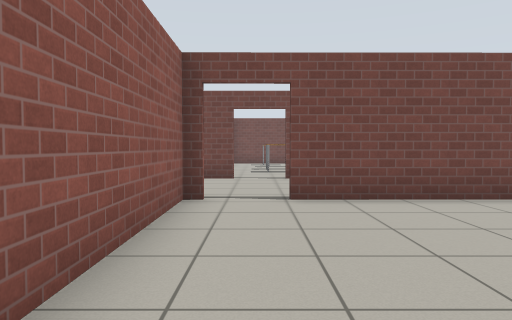
view 1 (above)

24 first-person views from a walk through a world built for the Gazebo simulator. The camera is 0.9 m above the floor, tilts 2° down and sees 70° across. The floor is counted in squares, 1 m on a side. Each view is taken from the middle of a square. On the plan, view 1 faces up. The plan holds only what a view shows up to about 12 squares ahead; the rest is blank. The robots in the file are not drawn. Simple patterns stand in for the simulator's built-in surfaces.

view 2
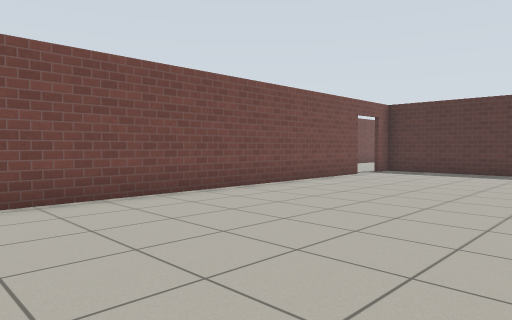

view 3
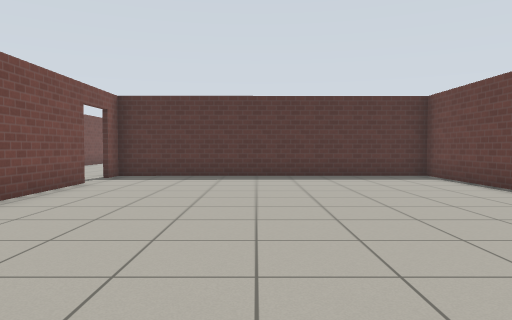

view 4
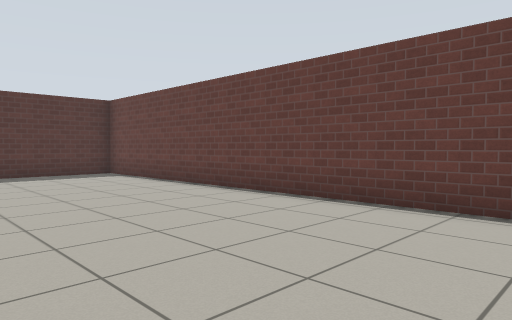

view 5
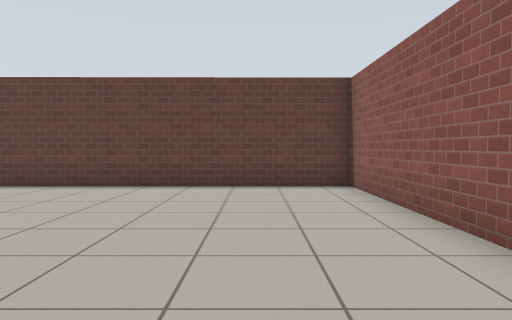

view 6
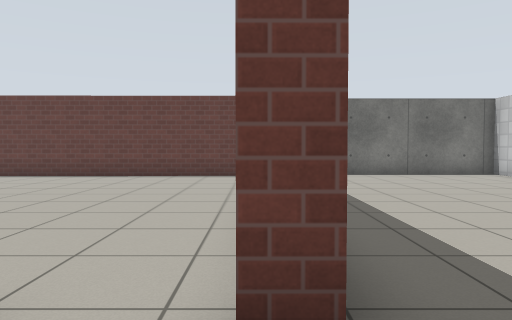

view 7
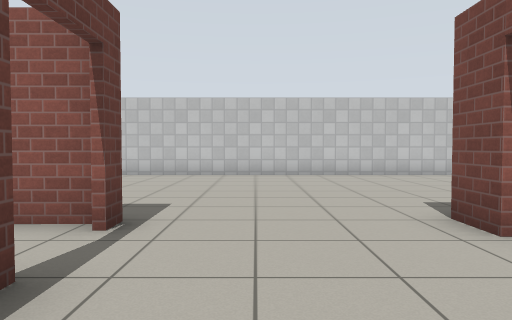

view 8
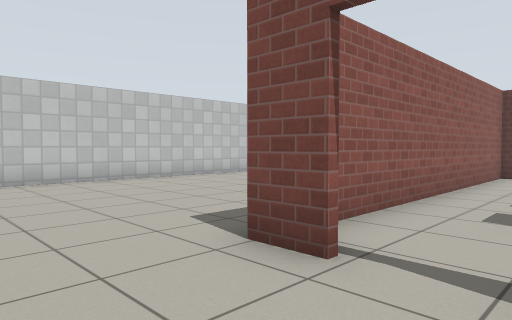

view 9
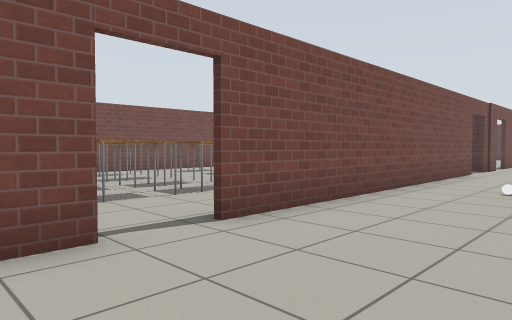

view 10
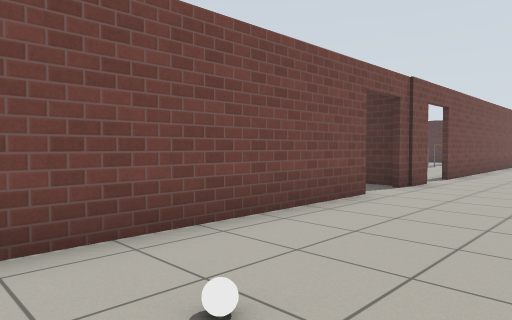

view 11
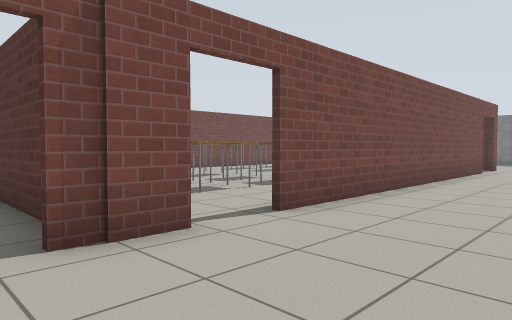

view 12
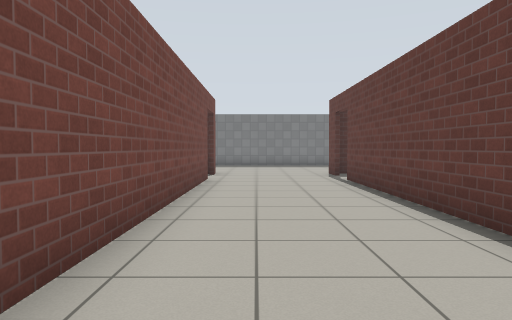

view 13
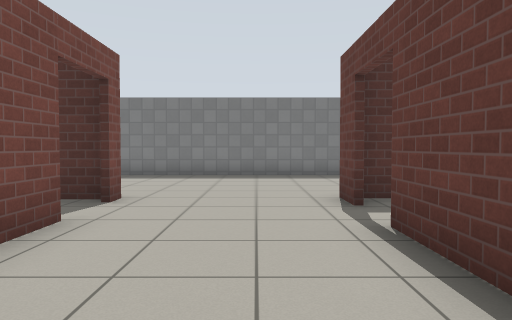

view 14
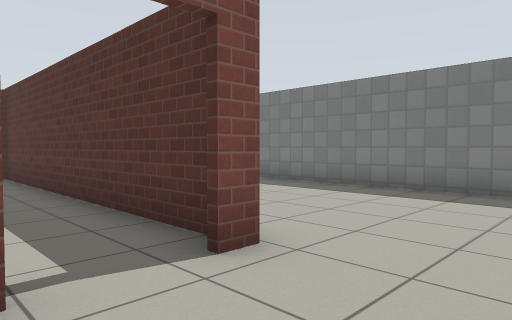

view 15
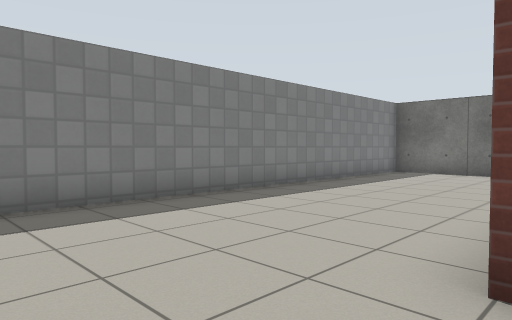

view 16
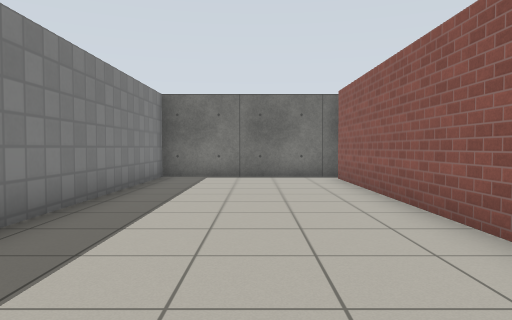

view 17
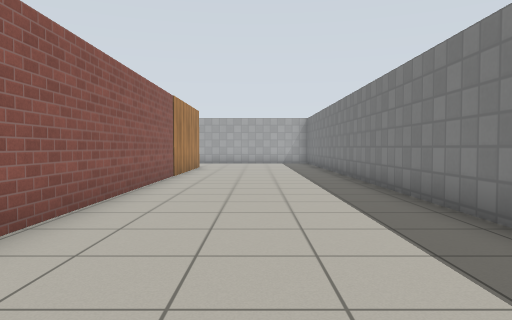

view 18
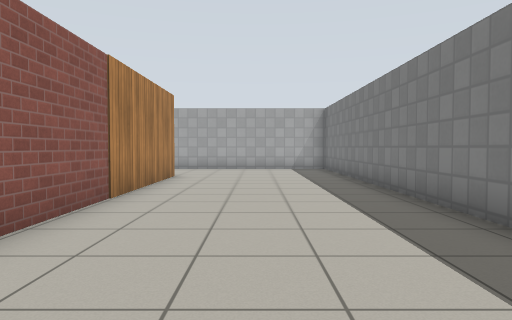

view 19
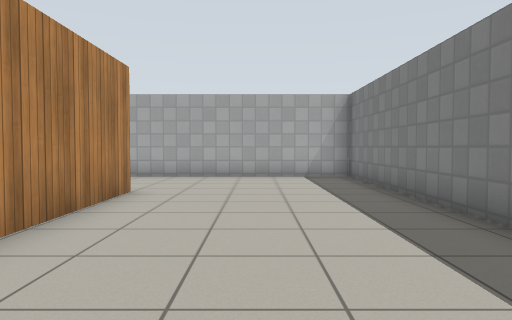

view 20
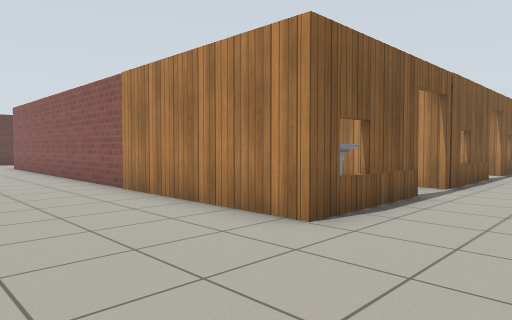

view 21
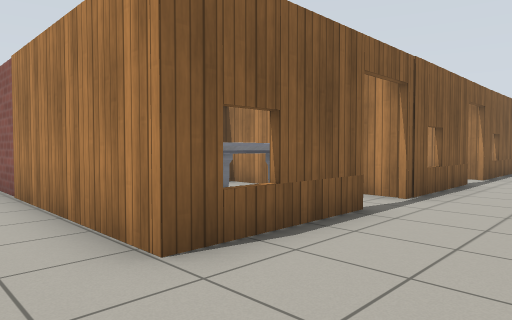

view 22
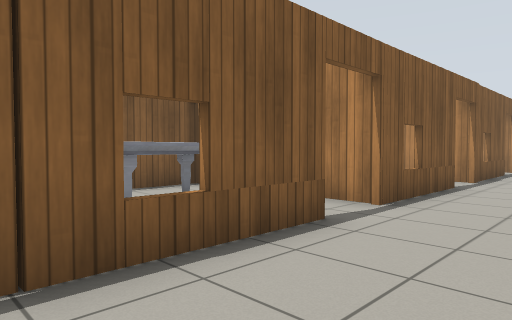

view 23
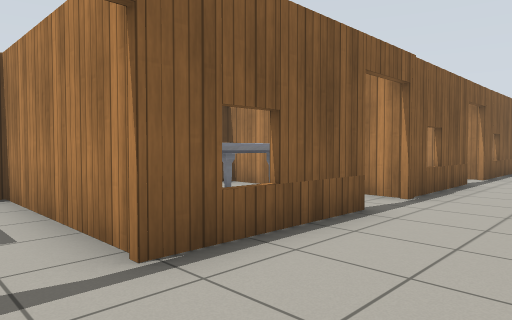

view 24
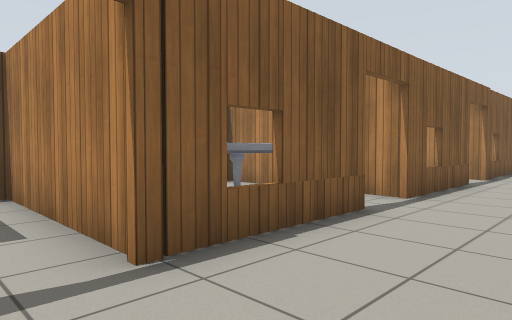

### Floor plan
Points are (right, up) in squares from view 1. A wall is a line through its corners. A room is listed if a view was taken in it or the views show most of it. See-through windows are left out.
Room 1 (views 1, 2, 3, 4, 5)
walls: (11.3, 6.3) (0.5, 6.2); (-1.3, 6.2) (-1.2, -3.5) (13.5, -3.4) (13.4, 6.3)
ways out: open door at (-0.5, 6) to room 2; open door at (12, 6) to room 2
Room 2 (views 6, 7, 8, 9, 10, 11, 12, 13, 14, 15, 16, 17, 18, 19, 20, 21, 22, 23, 24)
walls: (11.5, 10.5) (0.8, 10.5); (14.4, 10.5) (12.9, 10.5); (19.6, 6.4) (26.2, 6.5); (-0.6, 10.5) (-1.6, 10.5); (-1.5, 6.4) (-0.9, 6.4); (10.1, 25.4) (13.6, 25.4); (26.5, 10.5) (15.8, 10.5); (15.1, 25.4) (18.6, 25.4); (5.1, 25.4) (8.6, 25.4); (27.6, 6.5) (28.6, 6.5); (28.5, 10.5) (27.9, 10.5); (20.1, 25.4) (23.6, 25.4); (28.4, 3.6) (28.4, -3.5); (0.5, 25.4) (3.6, 25.4); (-8.9, 15.3) (-8.9, 3.6); (25.1, 25.4) (28.5, 25.4) (28.4, 12.6); (28.5, -4.1) (33.8, -4.1) (33.8, 29.1) (27.1, 29.1); (-8.9, -3.1) (-8.9, -4.1)
ways out: open door at (-0.5, 6) to room 1; open door at (12, 6) to room 1; open door at (0, 10.5); open door at (4.5, 25); open door at (9.5, 25); open door at (12.5, 10.5); open door at (14.5, 6); open door at (14.5, 25); open door at (15, 10.5); open door at (19.5, 25); open door at (24.5, 25); open door at (26.5, 6); open door at (27.5, 10.5)
objects: white ball (6, 9)

Positions as (right, up) in squares from view 1, and headings:
1: (0, 0), facing up
2: (0, 0), facing up-right
3: (2, 2), facing right
4: (1, 2), facing down-right
5: (1, 5), facing down
6: (-1, 8), facing down
7: (3, 8), facing left
8: (1, 8), facing up-left
9: (-2, 7), facing up-right
10: (5, 7), facing up-right
11: (12, 7), facing up-right
12: (16, 9), facing right
13: (22, 8), facing right
14: (26, 8), facing up-right
15: (28, 9), facing down-right
16: (31, 7), facing down
17: (31, 9), facing up
18: (31, 14), facing up
19: (31, 18), facing up
20: (32, 28), facing down-left
21: (30, 28), facing down-left
22: (24, 28), facing down-left
23: (20, 28), facing down-left
24: (15, 28), facing down-left
